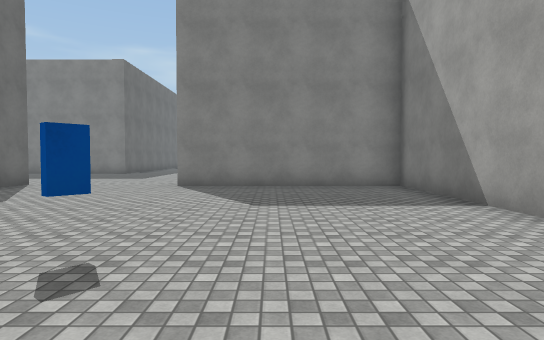
[1] (above)

19 first-person views from a walk through a scene from a Unity 3-D project. The camera is 1.4 m above the floor, tilts 2° down and sees 75° across. The floor is counted in squares, 2 m on a side. Each view is taken from the middle of a square. On the plan, view 1 faces up. The plan holds only what a view shows up to about 11 squares ahead; the rest is blank. The player character is not drawn. Surface patterns are stand-ins for the level's own textures.

[2]
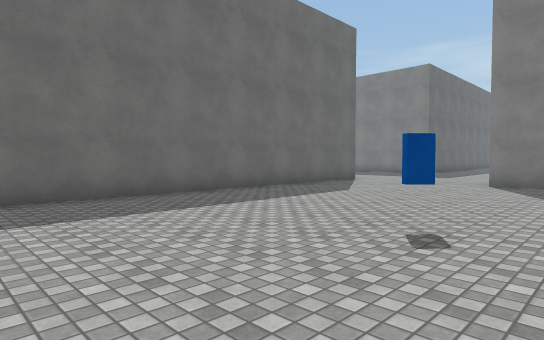

[3]
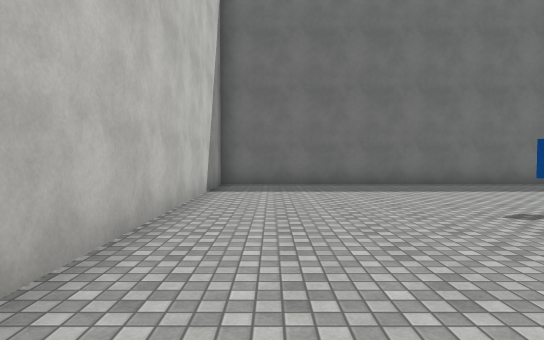

[4]
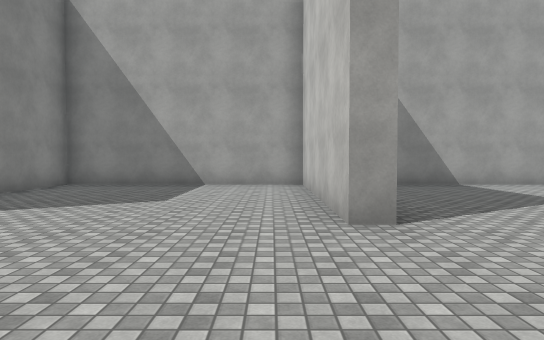

[5]
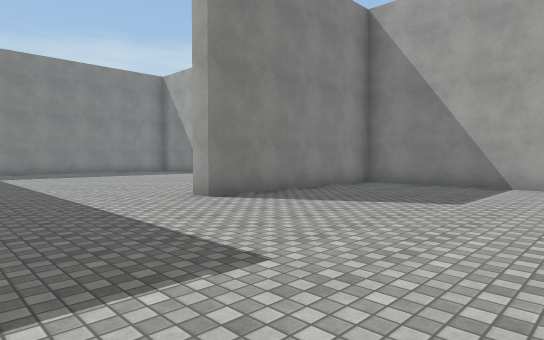

[6]
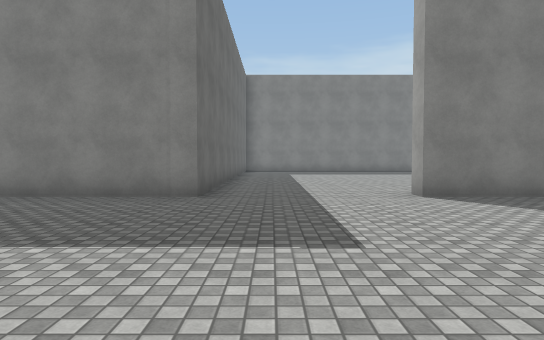

[7]
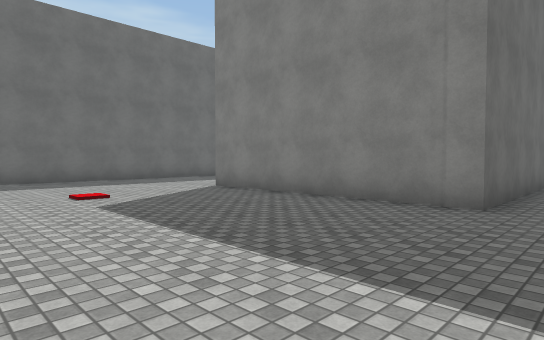

[8]
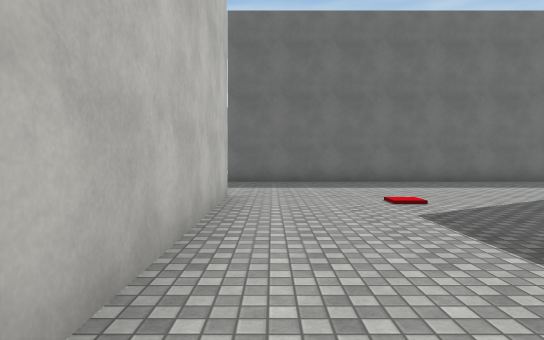

[9]
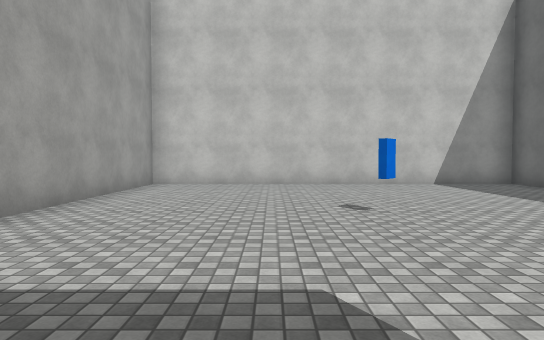

[10]
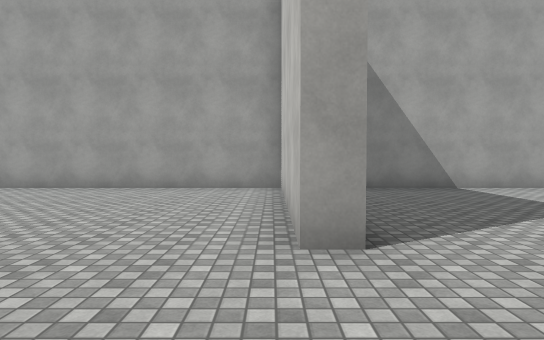

[11]
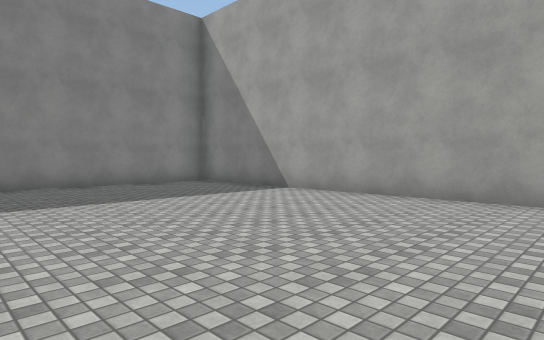

[12]
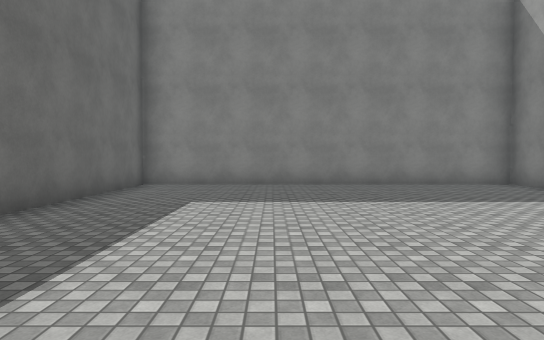

[13]
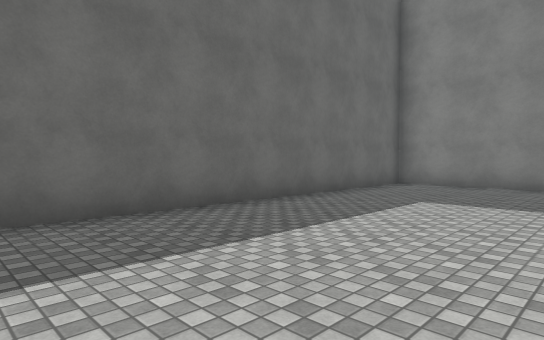

[14]
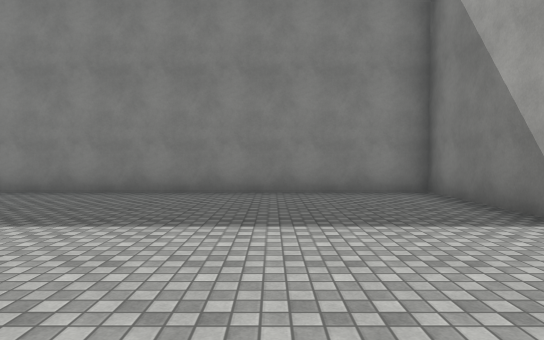

[15]
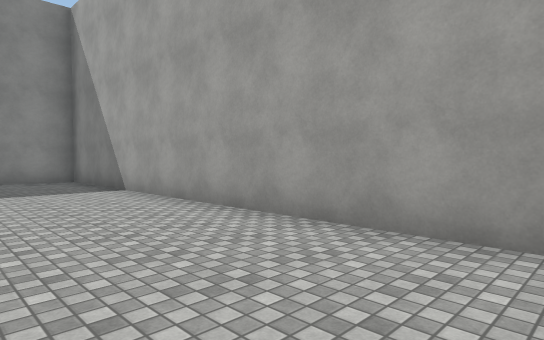

[16]
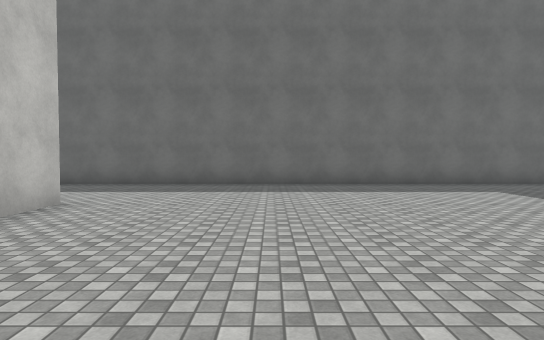

[17]
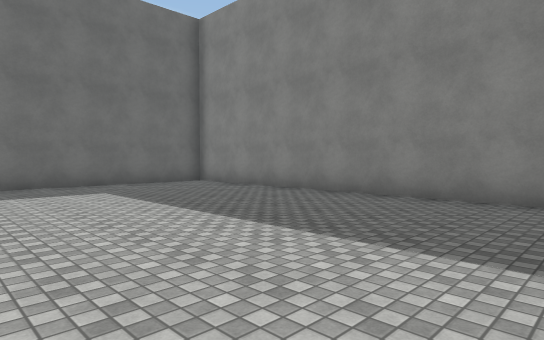

[18]
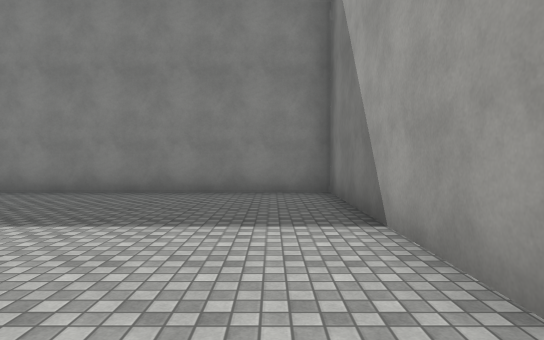

[19]
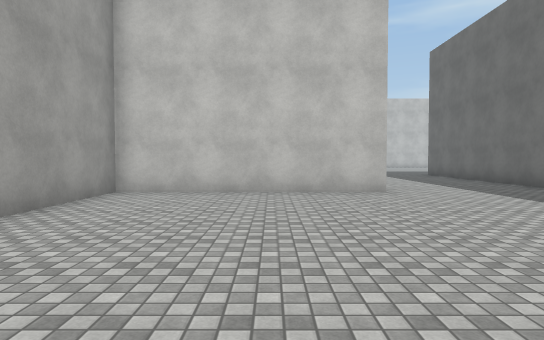

### Floor plan
Points are (right, up) in squares from view 1. A wall is a line through its corners. A room is listed if a view was taken in it or the views show most of it. See-through windows are left out.
Room 1 (views 1, 2, 3, 4, 5, 6, 7, 8, 9, 10)
walls: (-6.3, 9.2) (-6.3, -2.3) (3.2, -2.3) (3.2, 8.7) (-2.3, 8.7) (-2.3, 9.2) (3.2, 9.2) (3.2, 15.3) (-2.3, 15.3) (-2.3, 15.8); (-1.3, 2.7) (-1.6, 2.3); (-12.4, 9.2) (-7, 9.2); (-6.3, 16.5) (-6.3, 15.3) (-12.4, 15.3); (-16.3, 16.5) (-16.3, 10.6)
ways out: opening at (-4, 15.7) to room 2; opening at (-14, 15.7) to room 3; opening at (-13.5, 10.5)
Room 2 (views 11, 12, 13, 14, 15)
walls: (-2.3, 15.8) (2.5, 15.8); (3.2, 15.8) (3.2, 27.2) (-6.3, 27.2) (-6.3, 16.5)
ways out: opening at (-4, 15.7) to room 1
Room 3 (views 16, 17, 18, 19)
walls: (-6.8, 21.5) (-6.8, 27.2) (-16.3, 27.2) (-16.3, 16.5); (-12.4, 15.8) (-6.8, 15.8) (-6.8, 18.9)
ways out: opening at (-14, 15.7) to room 1

Where each view was taken, in squares from view 1:
view 1: 0 up, 0 right, facing up
view 2: 1 down, 0 right, facing up-left
view 3: 1 down, 3 right, facing left
view 4: 10 up, 6 left, facing right
view 5: 10 up, 6 left, facing up-right
view 6: 9 up, 5 left, facing up
view 7: 10 up, 5 left, facing up-left
view 8: 10 up, 6 left, facing left
view 9: 7 up, 0 right, facing down
view 10: 16 up, 5 left, facing right
view 11: 18 up, 3 left, facing up-right
view 12: 18 up, 3 left, facing up
view 13: 18 up, 2 left, facing up-left
view 14: 20 up, 0 right, facing up
view 15: 16 up, 0 right, facing up-right
view 16: 19 up, 7 left, facing left
view 17: 21 up, 7 left, facing up-left
view 18: 20 up, 8 left, facing up
view 19: 23 up, 10 left, facing down
